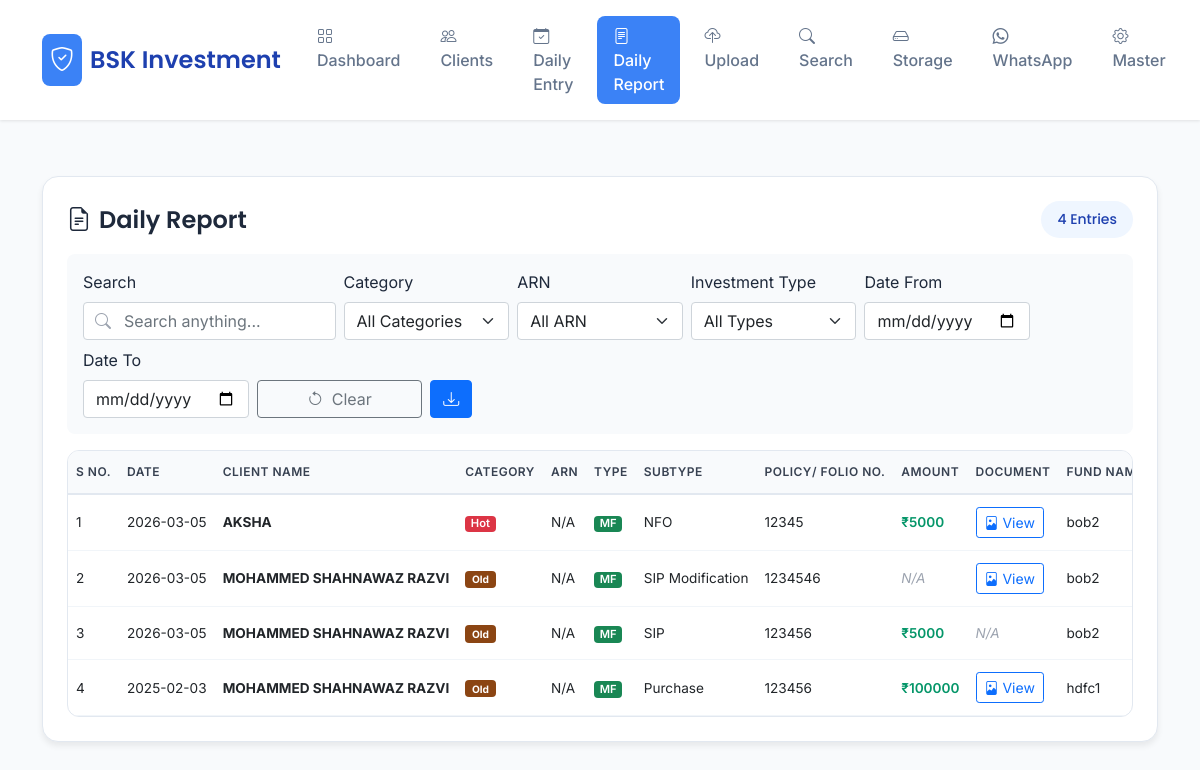
/daily_report, run on an earlier commit of the app's database.
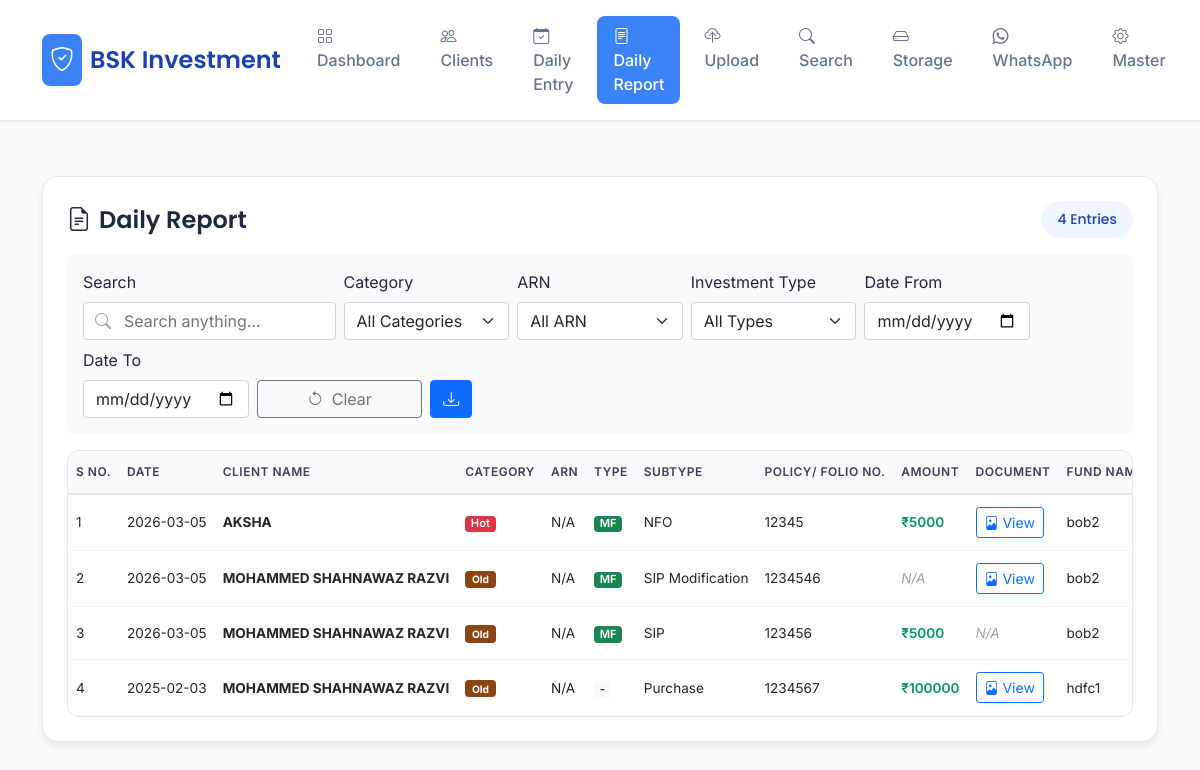
And on a later commit of the database.
### tables this page shows
CREATE TABLE "daily_entries" (
    id INTEGER PRIMARY KEY AUTOINCREMENT,
    entry_date DATE,
    client_name TEXT,
    investment_type TEXT,
    lic_subtype TEXT,
    lic_policy_number TEXT,
    lic_plan_term TEXT,
    amount REAL,
    note TEXT,
    file_no TEXT,
    pan_card TEXT,
    address TEXT,
    hi_policy TEXT,
    hi_dob DATE,
    hi_plan_term TEXT,
    hi_doc DATE,
    hi_year TEXT,
    hi_sum_assured REAL,
    mf_folio TEXT,
    mf_company_id INTEGER,
    mf_fund_id INTEGER,
    mf_fund_id_to INTEGER,
    mf_subtype TEXT,
    mf_stp_date DATE,
    mf_stp_start_date DATE,
    mf_stp_end_date DATE,
    mf_sip_amount REAL,
    mf_sip_date INTEGER,
    mf_sip_start_date DATE,
    mf_sip_end_date DATE,
    mf_transmission_type TEXT,
    mf_claimant_name TEXT,
    mf_claimant_relation TEXT,
    mf_companies TEXT,
    mf_folios TEXT,
    mf_sip_frequency TEXT,
    mf_switch_fund_from INTEGER,
    mf_switch_fund_to INTEGER,
    mf_new_address TEXT,
    mf_old_bank_detail TEXT,
    mf_new_bank_detail TEXT,
    mf_fund_type TEXT,
    mf_fund_subtype TEXT,
    client_id INTEGER,
    hi_company_id INTEGER,
    hi_product_id INTEGER,
    created_at TIMESTAMP DEFAULT CURRENT_TIMESTAMP,
    it_address TEXT,
    id_type TEXT,
    stp_fund_type TEXT,
    stp_fund_subtype TEXT,
    switch_fund_type TEXT,
    switch_fund_subtype TEXT,
    mf_swp_amount REAL,
    mf_swp_start_date DATE,
    mf_swp_end_date DATE,
    hi_expiry_date DATE
, client_category TEXT, mf_current_scheme TEXT, mf_sip_plan TEXT, mf_sip_modification_amount REAL, mf_sip_frequency_mod TEXT, mf_new_scheme_plan TEXT, mf_new_sip_amount REAL, death_companies TEXT, death_fund_names TEXT, death_fund_types TEXT, death_fund_subtypes TEXT, stp_fund_name_to INTEGER, mf_sip_date_current INTEGER, mf_applicant TEXT, applicant_name TEXT, mf_arn TEXT);

CREATE TABLE mf_funds (
            id INTEGER PRIMARY KEY AUTOINCREMENT,
            company_id INTEGER NOT NULL,
            fund_name TEXT NOT NULL,
            created_at TIMESTAMP DEFAULT CURRENT_TIMESTAMP, fund_type TEXT,
            FOREIGN KEY (company_id) REFERENCES mf_companies (id)
        );

### app.py (the view)
@app.route('/daily_report')
def daily_report():
    try:
        conn = get_db_connection()
        if conn is None:
            flash("Database error", "error")
            return render_template('daily_report.html', entries=[], companies=[], hi_companies=[], mf_funds=[], hi_products=[], clients=[])
        try:
            conn.execute('''
                UPDATE daily_entries
                SET client_category = (
                    SELECT client_type FROM clients WHERE clients.id = daily_entries.client_id
                )
                WHERE client_category IS NULL OR client_category = ''
            ''')
            conn.commit()
            entries = conn.execute('''
                SELECT de.*,
                COALESCE(c.client_images, '') as client_images,
                COALESCE(e.entry_images, '') as entry_images
                FROM daily_entries de
                LEFT JOIN (
                    SELECT client_id, GROUP_CONCAT(filename) as client_images
                    FROM documents
                    WHERE daily_entry_id IS NULL
                    GROUP BY client_id
                ) c ON de.client_id = c.client_id
                LEFT JOIN (
                    SELECT daily_entry_id, GROUP_CONCAT(filename) as entry_images
                    FROM documents
                    WHERE daily_entry_id IS NOT NULL
                    GROUP BY daily_entry_id
                ) e ON de.id = e.daily_entry_id
                ORDER BY de.entry_date DESC, de.id DESC
            ''').fetchall()
            companies = conn.execute('SELECT * FROM mf_companies ORDER BY name').fetchall()
            hi_companies = conn.execute('SELECT * FROM hi_companies ORDER BY name').fetchall()
            mf_funds = conn.execute('SELECT * FROM mf_funds ORDER BY fund_name').fetchall()
            hi_products = conn.execute('SELECT * FROM hi_products ORDER BY product_name').fetchall()
            clients = conn.execute('SELECT * FROM clients ORDER BY name').fetchall()
            entries = [dict(row) for row in entries]
            companies = [dict(row) for row in companies]
            hi_companies = [dict(row) for row in hi_companies]
            mf_funds = [dict(row) for row in mf_funds]
            hi_products = [dict(row) for row in hi_products]
            clients = [dict(row) for row in clients]
        finally:
            conn.close()
        def get_company_name(company_id):
            if not company_id:
                return 'N/A'
            company = next((c for c in companies if c['id'] == company_id), None)
            return company['name'] if company else 'N/A'
        def get_hi_company_name(company_id):
            if not company_id:
                return 'N/A'
            company = next((c for c in hi_companies if c['id'] == company_id), None)
            return company['name'] if company else 'N/A'
        def get_fund_name(fund_id):
            if not fund_id:
                return 'N/A'
            fund = next((f for f in mf_funds if f['id'] == fund_id), None)
            return fund['fund_name'] if fund else 'N/A'
        return render_template('daily_report.html',
            entries=entries,
            companies=companies,
            hi_companies=hi_companies,
            mf_funds=mf_funds,
            hi_products=hi_products,
            clients=clients,
            get_company_name=get_company_name,
            get_hi_company_name=get_hi_company_name,
            get_fund_name=get_fund_name)
    except Exception as e:
        logger.error(f"Error in daily_report: {e}")
        flash("Error loading daily report", "error")
        return render_template('daily_report.html', entries=[], companies=[], hi_companies=[], mf_funds=[], hi_products=[], clients=[],
            get_company_name=lambda x: 'N/A',
            get_hi_company_name=lambda x: 'N/A',
            get_fund_name=lambda x: 'N/A')

### templates/daily_report.html (shortened to what this page needs)
<!DOCTYPE html>
<html lang="en">
<head>
    <link href="https://cdn.jsdelivr.net/npm/bootstrap@5.1.3/dist/css/bootstrap.min.css" rel="stylesheet">
    <link rel="stylesheet" href="https://cdn.jsdelivr.net/npm/bootstrap-icons@1.8.1/font/bootstrap-icons.css">
</head>
{% set active_page = 'daily_report' %}
{% include '_navbar.html' %}
<main class="container py-4">
    <div class="page-container">
        <div class="page-title">
            <span><i class="bi bi-file-earmark-text me-2"></i>Daily Report</span>
            <span class="entry-count">{{ entries|length }} Entries</span>
        </div>
        <div class="filter-section">
            <div class="row g-2 align-items-end">
                <div class="col-md-3">
                    <label class="form-label">Search</label>
                    <div class="search-box">
                        <i class="bi bi-search"></i>
                        <input type="text" id="searchAll" class="form-control" placeholder="Search anything...">
                    </div>
                </div>
                <div class="col-md-2">
                    <label class="form-label">Category</label>
                    <select id="filterCategory" class="form-select">
                        <option value="">All Categories</option>
                    </select>
                </div>
                <div class="col-md-2">
                    <label class="form-label">ARN</label>
                    <select id="filterArn" class="form-select">
                        <option value="">All ARN</option>
                    </select>
                </div>
                <div class="col-md-2">
                    <label class="form-label">Investment Type</label>
                    <select id="filterType" class="form-select">
                        <option value="">All Types</option>
                    </select>
                </div>
                <div class="col-md-2">
                    <label class="form-label">Date From</label>
                    <input type="date" id="filterDateFrom" class="form-control">
                </div>
                <div class="col-md-2">
                    <label class="form-label">Date To</label>
                    <input type="date" id="filterDateTo" class="form-control">
                </div>
                <div class="col-md-2">
                    <button onclick="clearFilters()" class="btn btn-outline-secondary w-100">
                        <i class="bi bi-arrow-counterclockwise me-1"></i> Clear
                    </button>
                </div>
                <div class="col-md-1">
                    <button class="btn btn-primary" onclick="exportToExcel()">
                        <i class="bi bi-download"></i>
                    </button>
                </div>
            </div>
        </div>
        <div class="table-container">
            <div class="table-responsive">
                <table class="table table-hover" id="reportTable">
                    <thead>
                        <tr>
                            <th>S No.</th>
                            <th>Date</th>
                            <th>Client Name</th>
                            <th>Category</th>
                            <th>ARN</th>
                            <th>Type</th>
                            <th>Subtype</th>
                            <th>Policy/ Folio No.</th>
                            <th>Amount</th>
                            <th>Document</th>
                            <th>Fund Name</th>
                        </tr>
                    </thead>
                    <tbody>
                        {% for entry in entries %}
                        <tr data-id="{{ entry['id'] }}"
                            data-date="{{ entry['entry_date'] or '' }}"
                            data-client="{{ entry['client_name'] or '' }}"
                            data-category="{{ entry['client_category'] or '' }}"
                            data-arn="{{ entry['mf_arn'] or '' }}"
                            data-type="{{ entry['investment_type'] or '' }}"
                            data-all="{{ entry['client_name'] or '' }} {{ entry['investment_type'] or '' }} {{ entry['lic_subtype'] or '' }} {{ entry['mf_subtype'] or '' }} {{ entry['mf_folio'] or '' }} {{ entry['lic_policy_number'] or '' }} {{ entry['hi_policy'] or '' }} {{ entry['pan_card'] or '' }} {{ entry['file_no'] or '' }} {{ entry['note'] or '' }} {{ entry['mf_arn'] or '' }}">
                            <td>{{ loop.index }}</td>
                            <td>{{ entry['entry_date'] or 'N/A' }}</td>
                            <td><strong>{{ entry['client_name'] or 'N/A' }}</strong></td>
                            <td>
                                {% if entry['client_category'] == 'Hot' %}<span class="badge bg-danger badge-type">Hot</span>
                                {% elif entry['client_category'] == 'New' %}<span class="badge bg-success badge-type">New</span>
                                {% elif entry['client_category'] == 'Old' %}<span class="badge" style="background-color: #8B4513; color: white;">Old</span>
                                {% else %}{{ entry['client_category'] or 'N/A' }}{% endif %}
                            </td>
                            <td>{{ entry['mf_arn'] or 'N/A' }}</td>
                            <td>
                                {% if entry['investment_type'] == 'LIC' %}<span class="badge bg-primary badge-type">LIC</span>
                                {% elif entry['investment_type'] == 'Mutual Fund' %}<span class="badge bg-success badge-type">MF</span>
                                {% elif entry['investment_type'] == 'Health Insurance' %}<span class="badge bg-warning text-dark badge-type">HI</span>
                                {% elif entry['investment_type'] == 'Income Tax' %}<span class="badge bg-info text-dark badge-type">IT</span>
                                {% elif entry['investment_type'] == 'ID Section' %}<span class="badge bg-secondary badge-type">ID</span>
                                {% else %}<span class="badge bg-light text-dark badge-type">-</span>
                                {% endif %}
                            </td>
                            <td>{{ entry['lic_subtype'] or entry['mf_subtype'] or entry['id_type'] or 'N/A' }}</td>
                            <td>{{ entry['lic_policy_number'] or entry['mf_folio'] or entry['hi_policy'] or entry['file_no'] or 'N/A' }}</td>
                            <td>
                                {% if entry.amount %}<span class="amount-text">₹{{ entry.amount|int }}</span>
                                {% elif entry.hi_sum_assured %}<span class="amount-text">₹{{ entry.hi_sum_assured|int }}</span>
                                {% elif entry.mf_sip_amount %}<span class="amount-text">₹{{ entry.mf_sip_amount|int }}</span>
                                {% else %}<span class="na-text">N/A</span>{% endif %}
                            </td>
                            <td>
                                {% if entry.entry_images %}
                                <button class="btn btn-sm btn-outline-primary" onclick="showDocument('{{ entry.entry_images }}')">
                                    <i class="bi bi-file-image"></i> View
                                </button>
                                {% else %}
                                <span class="na-text">N/A</span>
                                {% endif %}
                            </td>
                            <td>{{ get_fund_name(entry.mf_fund_id) if entry.mf_fund_id else 'N/A' }}</td>
                        </tr>
                        {% endfor %}
                    </tbody>
                </table>
            </div>
        </div>
    </div>
</main>
</body>
</html>

### templates/_navbar.html
<nav class="navbar navbar-expand-lg">
    <div class="container">
        <a class="navbar-brand" href="/">
            <i class="bi bi-shield-check"></i>
            BSK Investment
        </a>
        <div class="navbar-nav ms-auto">
            <a class="nav-link {{ 'active' if active_page == 'dashboard' else '' }}" href="/"><i class="bi bi-grid"></i> Dashboard</a>
            <a class="nav-link {{ 'active' if active_page == 'clients' else '' }}" href="/client_list"><i class="bi bi-people"></i> Clients</a>
            <a class="nav-link {{ 'active' if active_page == 'daily_entry' else '' }}" href="/daily_entry"><i class="bi bi-calendar-check"></i> Daily Entry</a>
            <a class="nav-link {{ 'active' if active_page == 'daily_report' else '' }}" href="/daily_report"><i class="bi bi-file-text"></i> Daily Report</a>
            <a class="nav-link {{ 'active' if active_page == 'upload' else '' }}" href="/quick_upload"><i class="bi bi-cloud-upload"></i> Upload</a>
            <a class="nav-link {{ 'active' if active_page == 'search' else '' }}" href="/search_client"><i class="bi bi-search"></i> Search</a>
            <a class="nav-link {{ 'active' if active_page == 'storage' else '' }}" href="/storage_info"><i class="bi bi-hdd"></i> Storage</a>
            <a class="nav-link {{ 'active' if active_page == 'whatsapp' else '' }}" href="/whatsapp"><i class="bi bi-whatsapp"></i> WhatsApp</a>
            <a class="nav-link {{ 'active' if active_page == 'master' else '' }}" href="/master"><i class="bi bi-gear"></i> Master</a>
        </div>
    </div>
</nav>

What changed in the data, as far as the page shows it:
changed daily_entries "Purchase": mf_folio "123456" → "1234567"; investment_type "MF" → "-"
